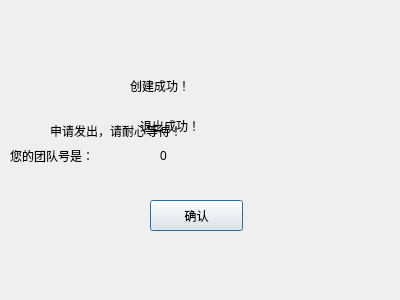
<?xml version="1.0" encoding="UTF-8"?>
<ui version="4.0">
 <class>information</class>
 <widget class="QDialog" name="information">
  <property name="geometry">
   <rect>
    <x>0</x>
    <y>0</y>
    <width>400</width>
    <height>300</height>
   </rect>
  </property>
  <property name="windowTitle">
   <string>Dialog</string>
  </property>
  <widget class="QLabel" name="label">
   <property name="geometry">
    <rect>
     <x>50</x>
     <y>110</y>
     <width>311</width>
     <height>41</height>
    </rect>
   </property>
   <property name="styleSheet">
    <string notr="true">font: 18pt &quot;幼圆&quot;;</string>
   </property>
   <property name="text">
    <string>申请发出，请耐心等待！</string>
   </property>
  </widget>
  <widget class="QPushButton" name="pushButton">
   <property name="geometry">
    <rect>
     <x>150</x>
     <y>200</y>
     <width>93</width>
     <height>31</height>
    </rect>
   </property>
   <property name="styleSheet">
    <string notr="true">font: 14pt &quot;黑体&quot;;</string>
   </property>
   <property name="text">
    <string>确认</string>
   </property>
  </widget>
  <widget class="QLabel" name="label_2">
   <property name="geometry">
    <rect>
     <x>140</x>
     <y>110</y>
     <width>141</width>
     <height>31</height>
    </rect>
   </property>
   <property name="styleSheet">
    <string notr="true">font: 18pt &quot;幼圆&quot;;</string>
   </property>
   <property name="text">
    <string>退出成功！</string>
   </property>
  </widget>
  <widget class="QLabel" name="label_3">
   <property name="geometry">
    <rect>
     <x>130</x>
     <y>70</y>
     <width>141</width>
     <height>31</height>
    </rect>
   </property>
   <property name="styleSheet">
    <string notr="true">font: 18pt &quot;幼圆&quot;;</string>
   </property>
   <property name="text">
    <string>创建成功！</string>
   </property>
  </widget>
  <widget class="QLabel" name="label_4">
   <property name="geometry">
    <rect>
     <x>160</x>
     <y>140</y>
     <width>231</width>
     <height>31</height>
    </rect>
   </property>
   <property name="styleSheet">
    <string notr="true">font: 14pt &quot;幼圆&quot;;</string>
   </property>
   <property name="text">
    <string>0</string>
   </property>
  </widget>
  <widget class="QLabel" name="label_5">
   <property name="geometry">
    <rect>
     <x>10</x>
     <y>140</y>
     <width>131</width>
     <height>31</height>
    </rect>
   </property>
   <property name="styleSheet">
    <string notr="true">font: 14pt &quot;幼圆&quot;;</string>
   </property>
   <property name="text">
    <string>您的团队号是：</string>
   </property>
  </widget>
 </widget>
 <resources/>
 <connections/>
</ui>
